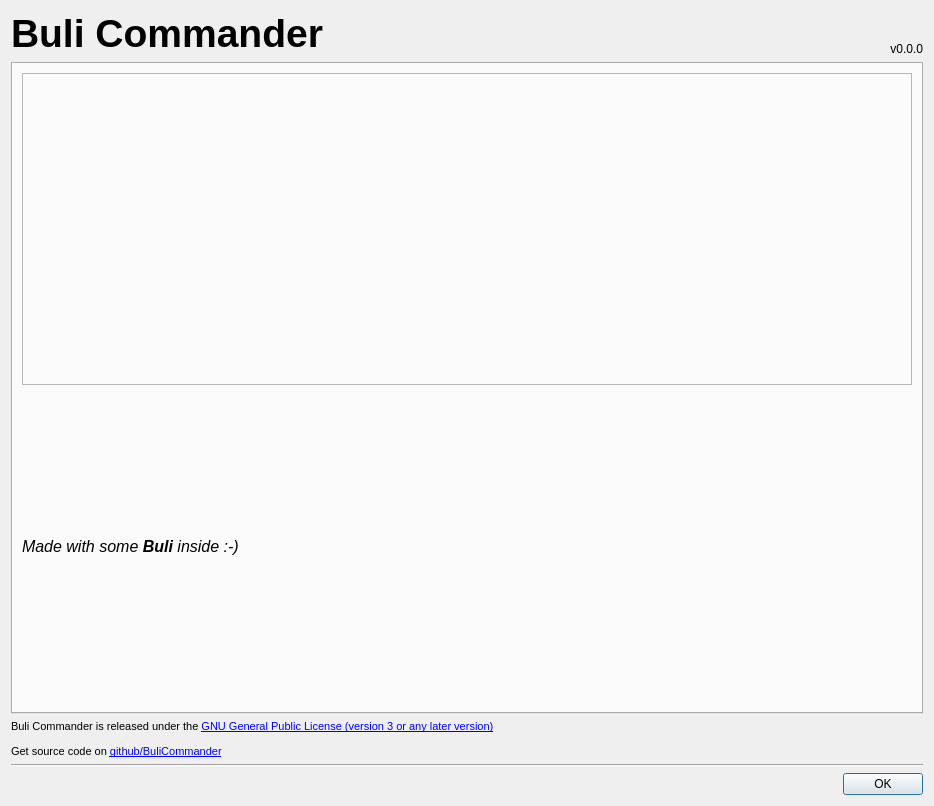
<?xml version="1.0" encoding="UTF-8"?>
<ui version="4.0">
 <class>Dialog</class>
 <widget class="QDialog" name="Dialog">
  <property name="windowModality">
   <enum>Qt::WindowModal</enum>
  </property>
  <property name="geometry">
   <rect>
    <x>0</x>
    <y>0</y>
    <width>934</width>
    <height>806</height>
   </rect>
  </property>
  <property name="minimumSize">
   <size>
    <width>934</width>
    <height>806</height>
   </size>
  </property>
  <property name="maximumSize">
   <size>
    <width>934</width>
    <height>854</height>
   </size>
  </property>
  <property name="windowTitle">
   <string>About Buli Commander</string>
  </property>
  <property name="modal">
   <bool>true</bool>
  </property>
  <layout class="QVBoxLayout" name="verticalLayout">
   <item>
    <layout class="QGridLayout" name="gridLayout">
     <item row="1" column="0" colspan="2">
      <widget class="QLabel" name="lblKcName">
       <property name="sizePolicy">
        <sizepolicy hsizetype="Ignored" vsizetype="Minimum">
         <horstretch>0</horstretch>
         <verstretch>0</verstretch>
        </sizepolicy>
       </property>
       <property name="font">
        <font>
         <pointsize>29</pointsize>
         <weight>75</weight>
         <bold>true</bold>
        </font>
       </property>
       <property name="text">
        <string>Buli Commander</string>
       </property>
       <property name="alignment">
        <set>Qt::AlignLeading|Qt::AlignLeft|Qt::AlignTop</set>
       </property>
      </widget>
     </item>
     <item row="6" column="0" colspan="3">
      <widget class="QLabel" name="labelLicenseAndSource">
       <property name="font">
        <font>
         <pointsize>8</pointsize>
        </font>
       </property>
       <property name="text">
        <string>&lt;p&gt;Buli Commander is released under the &lt;a href=&quot;https://www.gnu.org/licenses/gpl-3.0.html&quot;&gt;GNU General Public License (version 3 or any later version)&lt;/a&gt;&lt;/p&gt;
&lt;p&gt;Get source code on &lt;a href=&quot;https://github.com/Grum999/BuliCommander&quot;&gt;github/BuliCommander&lt;/a&gt;&lt;/p&gt;</string>
       </property>
       <property name="openExternalLinks">
        <bool>true</bool>
       </property>
      </widget>
     </item>
     <item row="1" column="2">
      <widget class="QLabel" name="lblKcVersion">
       <property name="sizePolicy">
        <sizepolicy hsizetype="Minimum" vsizetype="Minimum">
         <horstretch>0</horstretch>
         <verstretch>0</verstretch>
        </sizepolicy>
       </property>
       <property name="font">
        <font>
         <italic>false</italic>
        </font>
       </property>
       <property name="layoutDirection">
        <enum>Qt::LeftToRight</enum>
       </property>
       <property name="text">
        <string>v0.0.0</string>
       </property>
       <property name="alignment">
        <set>Qt::AlignBottom|Qt::AlignRight|Qt::AlignTrailing</set>
       </property>
       <property name="margin">
        <number>7</number>
       </property>
      </widget>
     </item>
     <item row="2" column="0" colspan="3">
      <widget class="QTabWidget" name="tabBuli">
       <property name="currentIndex">
        <number>0</number>
       </property>
       <property name="documentMode">
        <bool>false</bool>
       </property>
       <property name="tabBarAutoHide">
        <bool>true</bool>
       </property>
       <widget class="QWidget" name="tab">
        <attribute name="title">
         <string>Buli!</string>
        </attribute>
        <layout class="QVBoxLayout" name="verticalLayout_4">
         <item>
          <widget class="QLabel" name="labelImgBuli">
           <property name="frameShape">
            <enum>QFrame::StyledPanel</enum>
           </property>
           <property name="frameShadow">
            <enum>QFrame::Sunken</enum>
           </property>
           <property name="lineWidth">
            <number>2</number>
           </property>
           <property name="text">
            <string/>
           </property>
           <property name="pixmap">
            <pixmap>buli-powered-big.png</pixmap>
           </property>
          </widget>
         </item>
         <item>
          <widget class="QLabel" name="labelMadeWithSomeBuli">
           <property name="font">
            <font>
             <pointsize>12</pointsize>
            </font>
           </property>
           <property name="text">
            <string>&lt;i&gt;Made with some &lt;b&gt;Buli&lt;/b&gt; inside :-)&lt;/i&gt;</string>
           </property>
           <property name="margin">
            <number>0</number>
           </property>
          </widget>
         </item>
        </layout>
       </widget>
      </widget>
     </item>
    </layout>
   </item>
   <item>
    <widget class="Line" name="line_2">
     <property name="font">
      <font>
       <pointsize>10</pointsize>
      </font>
     </property>
     <property name="orientation">
      <enum>Qt::Horizontal</enum>
     </property>
    </widget>
   </item>
   <item>
    <widget class="QDialogButtonBox" name="dbbxOk">
     <property name="standardButtons">
      <set>QDialogButtonBox::Ok</set>
     </property>
    </widget>
   </item>
  </layout>
 </widget>
 <resources/>
 <connections/>
</ui>
